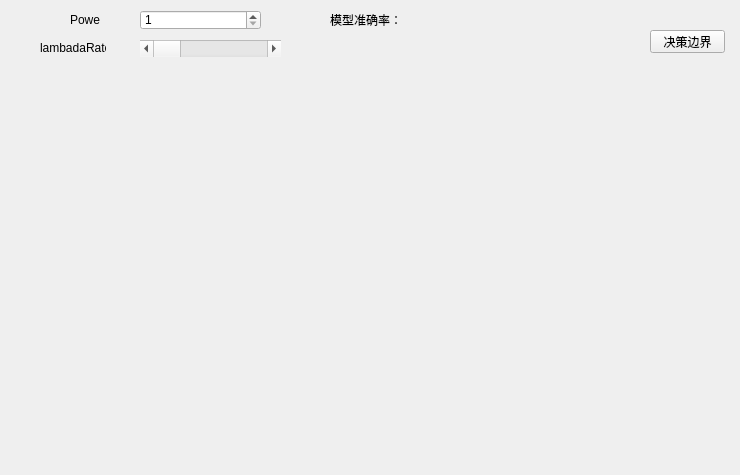
<?xml version="1.0" encoding="UTF-8"?>
<ui version="4.0">
 <class>Form</class>
 <widget class="QWidget" name="Form">
  <property name="geometry">
   <rect>
    <x>0</x>
    <y>0</y>
    <width>740</width>
    <height>475</height>
   </rect>
  </property>
  <property name="windowTitle">
   <string>Form</string>
  </property>
  <widget class="MatplotlibWidget" name="logisticWidget" native="true">
   <property name="geometry">
    <rect>
     <x>10</x>
     <y>70</y>
     <width>721</width>
     <height>401</height>
    </rect>
   </property>
  </widget>
  <widget class="QSpinBox" name="powerSpinBox">
   <property name="geometry">
    <rect>
     <x>140</x>
     <y>10</y>
     <width>121</width>
     <height>20</height>
    </rect>
   </property>
   <property name="minimum">
    <number>1</number>
   </property>
   <property name="maximum">
    <number>20</number>
   </property>
  </widget>
  <widget class="QScrollBar" name="lambdaHorizontalScrollBar">
   <property name="geometry">
    <rect>
     <x>140</x>
     <y>40</y>
     <width>141</width>
     <height>17</height>
    </rect>
   </property>
   <property name="maximum">
    <number>150</number>
   </property>
   <property name="orientation">
    <enum>Qt::Horizontal</enum>
   </property>
  </widget>
  <widget class="QLabel" name="label">
   <property name="geometry">
    <rect>
     <x>70</x>
     <y>10</y>
     <width>30</width>
     <height>20</height>
    </rect>
   </property>
   <property name="text">
    <string>Power</string>
   </property>
  </widget>
  <widget class="QLabel" name="label_2">
   <property name="geometry">
    <rect>
     <x>40</x>
     <y>40</y>
     <width>66</width>
     <height>16</height>
    </rect>
   </property>
   <property name="text">
    <string>lambadaRate</string>
   </property>
  </widget>
  <widget class="QLabel" name="lambdaLabel">
   <property name="geometry">
    <rect>
     <x>340</x>
     <y>40</y>
     <width>40</width>
     <height>16</height>
    </rect>
   </property>
   <property name="text">
    <string/>
   </property>
  </widget>
  <widget class="QPushButton" name="startButton">
   <property name="geometry">
    <rect>
     <x>650</x>
     <y>30</y>
     <width>75</width>
     <height>23</height>
    </rect>
   </property>
   <property name="text">
    <string>决策边界</string>
   </property>
  </widget>
  <widget class="QLabel" name="label_3">
   <property name="geometry">
    <rect>
     <x>330</x>
     <y>0</y>
     <width>80</width>
     <height>40</height>
    </rect>
   </property>
   <property name="text">
    <string>模型准确率：</string>
   </property>
  </widget>
  <widget class="QLabel" name="accuracyLabel">
   <property name="geometry">
    <rect>
     <x>410</x>
     <y>0</y>
     <width>80</width>
     <height>40</height>
    </rect>
   </property>
   <property name="text">
    <string/>
   </property>
  </widget>
 </widget>
 <customwidgets>
  <customwidget>
   <class>MatplotlibWidget</class>
   <extends>QWidget</extends>
   <header>MatplotlibWidget</header>
   <container>1</container>
  </customwidget>
 </customwidgets>
 <resources/>
 <connections>
  <connection>
   <sender>powerSpinBox</sender>
   <signal>valueChanged(int)</signal>
   <receiver>Form</receiver>
   <slot>updataLogisticRegression()</slot>
   <hints>
    <hint type="sourcelabel">
     <x>237</x>
     <y>19</y>
    </hint>
    <hint type="destinationlabel">
     <x>351</x>
     <y>18</y>
    </hint>
   </hints>
  </connection>
  <connection>
   <sender>lambdaHorizontalScrollBar</sender>
   <signal>valueChanged(int)</signal>
   <receiver>Form</receiver>
   <slot>updataLogisticRegression()</slot>
   <hints>
    <hint type="sourcelabel">
     <x>250</x>
     <y>47</y>
    </hint>
    <hint type="destinationlabel">
     <x>310</x>
     <y>44</y>
    </hint>
   </hints>
  </connection>
  <connection>
   <sender>lambdaHorizontalScrollBar</sender>
   <signal>valueChanged(int)</signal>
   <receiver>Form</receiver>
   <slot>lambdaRateChange()</slot>
   <hints>
    <hint type="sourcelabel">
     <x>225</x>
     <y>54</y>
    </hint>
    <hint type="destinationlabel">
     <x>289</x>
     <y>67</y>
    </hint>
   </hints>
  </connection>
  <connection>
   <sender>startButton</sender>
   <signal>clicked()</signal>
   <receiver>Form</receiver>
   <slot>showBound()</slot>
   <hints>
    <hint type="sourcelabel">
     <x>515</x>
     <y>55</y>
    </hint>
    <hint type="destinationlabel">
     <x>463</x>
     <y>60</y>
    </hint>
   </hints>
  </connection>
 </connections>
 <slots>
  <slot>updataLogisticRegression()</slot>
  <slot>lambdaRateChange()</slot>
  <slot>showBound()</slot>
 </slots>
</ui>
